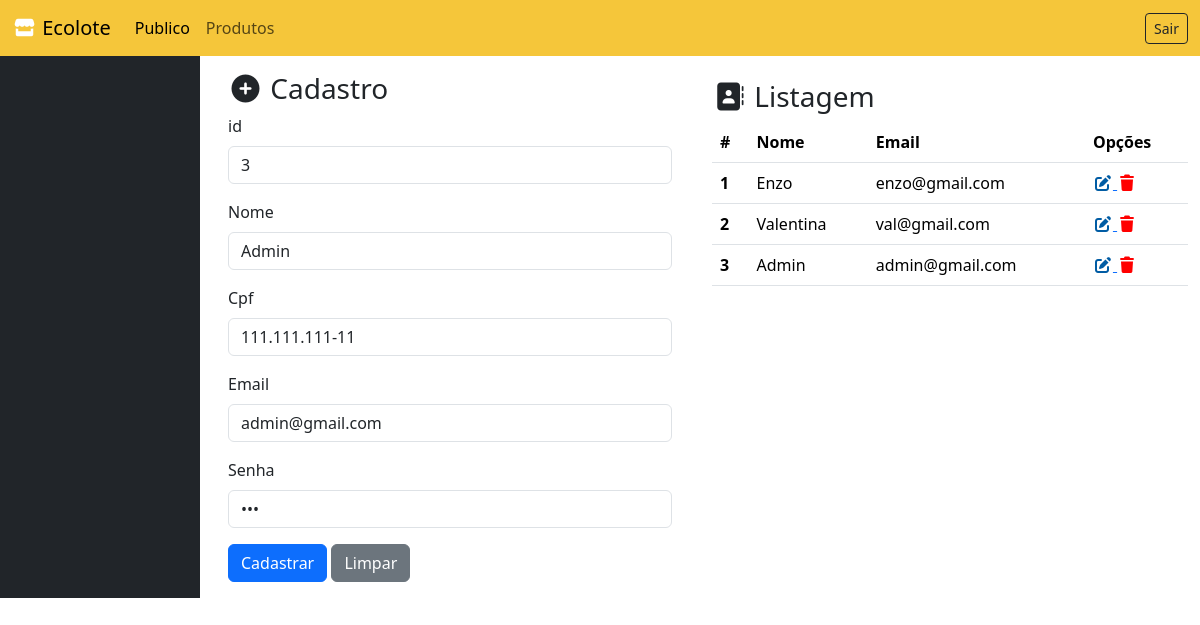
/principal.php?id=3 (signed in), run on the app's committed database.
### tables this page shows
CREATE TABLE usuario(
    id INT PRIMARY KEY AUTO_INCREMENT NOT NULL,
    nome VARCHAR(45),
    cpf VARCHAR(15),
    email VARCHAR(45),
    senha VARCHAR(45)
);

### principal.php (the view, shortened to what this page needs)
<?php
  include './backend/conexao.php';
  $destino = "./backend/usuario/inserir.php";
  if(!empty($_GET['id'])){
    $id = $_GET['id'];
    $sql = "SELECT * FROM usuario WHERE id='$id' ";
    $dados = mysqli_query($conexao, $sql);
    $usuarios = mysqli_fetch_assoc($dados);
    $destino = "./backend/usuario/alterar.php";
  }
?>
<!doctype html>
<html lang="pt-br">
  <head>
    <link href="https://cdn.jsdelivr.net/npm/bootstrap@5.3.8/dist/css/bootstrap.min.css" rel="stylesheet">
    <link rel="stylesheet" href="./assets/estilo.css">
    <link rel="stylesheet" href="https://cdnjs.cloudflare.com/ajax/libs/font-awesome/7.0.1/css/all.min.css" />
    <link rel="stylesheet" href="https://cdn.datatables.net/2.3.7/css/dataTables.dataTables.css" />
</head>
<body>
  <?php include './modulos/menu_superior.php' ?>
   <div class="container-fluid">
        <div class="row">
            <div class="col-md-2 bg-dark">
            </div>
            <div class="col-md-5">
              <form action="<?=$destino?>" method="post" class="p-3">
                <h3> <i class="fa-solid fa-circle-plus"></i> Cadastro </h3>
                 <div class="mb-3">
                    <label class="form-label"> id </label>
                    <input value="<?php echo isset($usuarios) ? $usuarios['id'] : "" ?>" type="text" name="id" class="form-control" readonly>
                </div>
                <div class="mb-3">
                    <label class="form-label"> Nome </label>
                    <input value="<?php echo isset($usuarios) ? $usuarios['nome'] : "" ?>" type="text" name="nome" class="form-control">
                </div>
                 <div class="mb-3">
                    <label class="form-label"> Cpf </label>
                    <input value="<?php echo isset($usuarios) ? $usuarios['cpf'] : "" ?>" type="text" name="cpf" class="form-control mascara-cpf">
                </div>
                <div class="mb-3">
                    <label class="form-label"> Email </label>
                    <input value="<?php echo isset($usuarios) ? $usuarios['email'] : "" ?>" type="email" name="email" class="form-control">
                </div>
                <div class="mb-3">
                    <label class="form-label"> Senha </label>
                    <input value="<?php echo isset($usuarios) ? $usuarios['senha'] : "" ?>" type="password" name="senha" class="form-control">
                </div>
                <button type="submit" class="btn btn-primary"> Cadastrar </button>
                <button type="reset" class="btn btn-secondary"> Limpar </button>
            </form>
            </div>
            <div class="col-md-5">
              <br>
              <h3> <i class="fa-solid fa-address-book"></i> Listagem </h3>
              <table class="table" id="tabela">
              <thead>
                <tr>
                  <th scope="col">#</th>
                  <th scope="col">Nome</th>
                  <th scope="col">Email</th>
                  <th scope="col">Opções</th>
                </tr>
              </thead>
              <tbody>
                <?php
                  $sql = 'SELECT * FROM usuario';
                  $dados = mysqli_query($conexao, $sql);
                  while($coluna = mysqli_fetch_assoc($dados)){
                ?>
                <tr>
                  <th scope="row"> <?php echo $coluna['id'] ?> </th>
                  <td> <?php echo $coluna['nome'] ?></td>
                  <td> <?php echo $coluna['email'] ?></td>
                  <td>
                    <a href="./principal.php?id=<?=$coluna['id']?>"> <i class="fa-solid fa-pen-to-square" style="color: rgb(1, 92, 164);"></i> </a>
                    <a href="<?php echo './backend/usuario/excluir.php?id='.$coluna['id'] ?>" onclick="return confirm('Deseja realmente excluir?')"> <i class="fa-solid fa-trash" style="color: rgb(255, 0, 0);"></i> </a>
                  </td>
                </tr>
              <?php } ?>
              </tbody>
            </table>
            </div>
        </div>
   </div>
</body>
</html>

### assets/estilo.css (style rules this page uses)
body { margin: 0; padding: 0; }

### data on the page
usuario: id "3", nome "Admin", cpf "111.111.111-11", email "admin@gmail.com"
usuario: id "1", nome "Enzo", email "enzo@gmail.com"
usuario: id "2", nome "Valentina", email "val@gmail.com"
